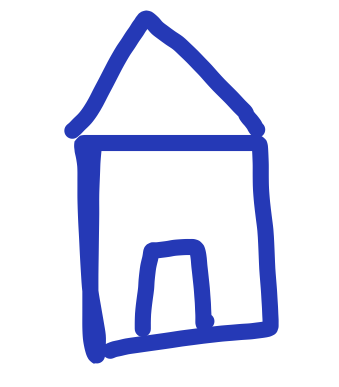
#> input picture resources/house.png, 339 x 387 px
$ jupyter execute '020.Contour Approximation.ipynb'   (shell and % lines are left out)   (older library calls are emulated)
#> lines starting #> are read from the running program, lines starting #| are printed output that depends on the picture; after the words box and inside, x2 and y2 are one past the last pixel; in counts of white or black regions, pixels touching at a corner belong together
### notebook_util.py
from functools import partial

def imshow(cv2, name, input, fig_size=None, cmap="gray"):
    """
    params:
        name - The "title" that would show on OpenCv window.
        input - the input data
        **the two params are the existing parameters in opencv.imshow**
        fig_size - receives a tuple for the image size to be printed in the notebook
        cmap - a matplotlib-compliant color map code to use in our image
    """
    ## by default, we'll infer the image rendering size by the input shape
    ## assuming a density of 80 dpi
    if fig_size is None:
        dpi = 80
        im_data = input
        try:
            height, width, depth = im_data.shape
        except:
            height, width = im_data.shape
        fig_size = width / float(dpi), height / float(dpi)

    try:
        input = cv2.cvtColor(input,cv2.COLOR_BGR2RGB)
    except :
        input = input

    import matplotlib.pyplot as plt
    get_ipython().magic(u'matplotlib inline')

    fig, ax = plt.subplots(figsize=fig_size)
    print("Showing Image: {}".format(name))
    ax.imshow(input, interpolation='none', aspect="auto", cmap=cmap)
    plt.show()

def override_imshow(cv2):
    ## from now on, cv2.imshow will call our function instead.
    cv2.imshow = partial(imshow, cv2)

### 020.Contour Approximation.ipynb
[cell 1]
import notebook_util
import cv2
from matplotlib import pyplot as plt
import numpy as np
notebook_util.override_imshow(cv2)

[cell 2]
image_data = cv2.imread('resources/house.png')
#> image_data is the input picture: shape (387, 339, 3); mean B, G, R 243.2, 223, 219.8
work_image = image_data.copy()
cv2.imshow('Original Image', work_image)

[cell 3]
# Grayscale and binarize
gray = cv2.cvtColor(image_data, cv2.COLOR_BGR2GRAY)
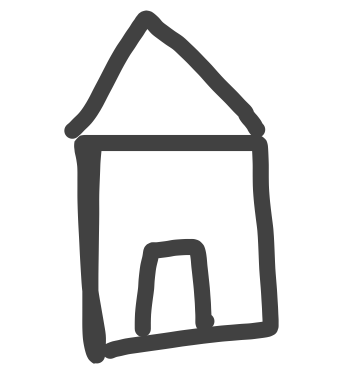
#> gray: shape (387, 339); min 65, max 255, mean 224.3
ret, thresh = cv2.threshold(gray, 127, 255, cv2.THRESH_BINARY_INV)
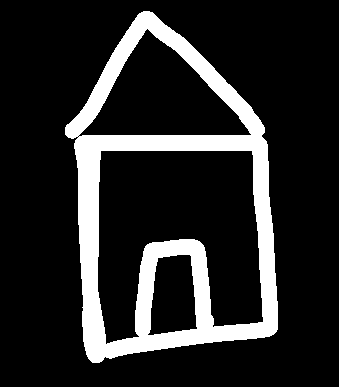
#> thresh: shape (387, 339); 15.9% white; 1 white region
#cv2.imshow("",thresh)

[cell 4]
# Find contours
_, contours, hierarchy = cv2.findContours(thresh.copy(), cv2.RETR_LIST, cv2.CHAIN_APPROX_NONE)
#> contours = 5 contours, 1 with area under 20; largest, box (x1, y1, x2, y2) and area: (65, 11, 278, 363) 54885, (97, 150, 264, 345) 22434, (78, 28, 252, 137) 9618, (147, 254, 198, 336) 3181

# Iterate through each contour and compute the bounding rectangle
for i, c in enumerate(contours):
    work_image = image_data.copy()
    x,y,w,h = cv2.boundingRect(c)
    cv2.rectangle(work_image,(x,y),(x+w,y+h),(0,0,255),2)
    cv2.imshow('Bounding Rectangle {}'.format(i), work_image, (3,3))
#> this loop made 5 passes
#> (x, y, w, h) on passes 1, 2, 4, 5: (147, 254, 51, 82), (97, 150, 167, 195), (78, 28, 174, 109), (65, 11, 213, 352)
#> (c, x, y, w, h) on pass 3: ([[77, 136], [78, 135], [79, 136], [78, 137]], 77, 135, 3, 3)
#| Showing Image: Bounding Rectangle 0
#| Showing Image: Bounding Rectangle 1
#| Showing Image: Bounding Rectangle 2
#| Showing Image: Bounding Rectangle 3
#| Showing Image: Bounding Rectangle 4
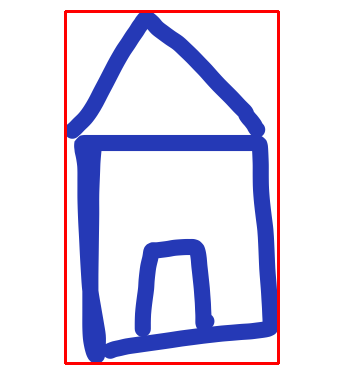
#> work_image: shape (387, 339, 3); mean B, G, R 236.7, 216.6, 219.9

[cell 5]
work_image = image_data.copy()

# Iterate through each contour and compute the approx contour
for c in contours:
    # Calculate accuracy as a percent of the contour perimeter
    accuracy = 0.03 * cv2.arcLength(c, True)
    approx = cv2.approxPolyDP(c, accuracy, True)
    cv2.drawContours(work_image, [approx], 0, (0, 255, 0), 2)
    cv2.imshow('Approx Poly DP', work_image, (3,3))
#> this loop made 5 passes
#> (accuracy, approx) on passes 1, 3, 4: (7.33, [[189, 254], [197, 328], [148, 335], [157, 258]]), (0.17, [[77, 136], [78, 135], [79, 136], [78, 137]]), (13.87, [[78, 135], [147, 28], [251, 134]])
#> accuracy on passes 2, 5: 25.81, 29.85
#| Showing Image: Approx Poly DP
#| Showing Image: Approx Poly DP
#| Showing Image: Approx Poly DP
#| Showing Image: Approx Poly DP
#| Showing Image: Approx Poly DP
#> pass 2, in imshow (call 8), `input = cv2.cvtColor(input,cv2.COLOR_BGR2RGB)`:
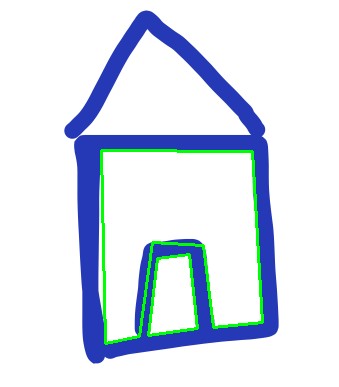
#> input: shape (387, 339, 3); mean R, G, B 216.6, 225.7, 238.1
#> after the loop:
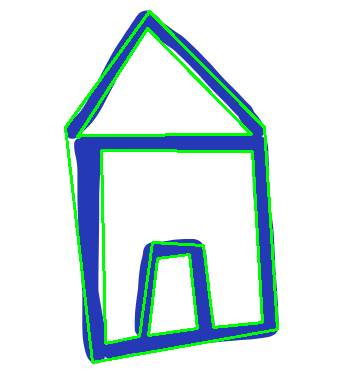
#> work_image: shape (387, 339, 3); 5.64% of pixels changed, all inside (x1, y1, x2, y2) = (64, 10, 279, 364)

$ run again, with resources/flower2.png copied over resources/house.png
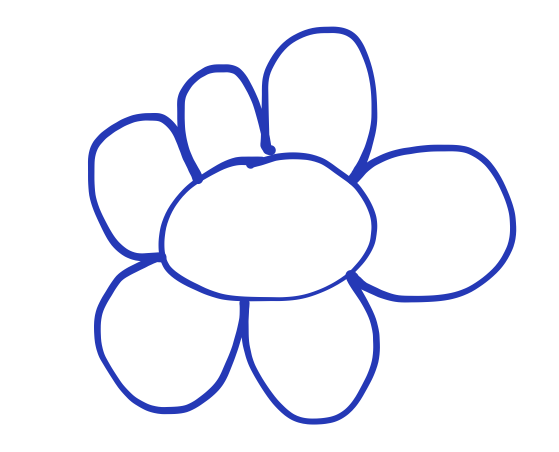
#> input picture resources/flower2.png, 559 x 452 px
#> image_data is the input picture: shape (452, 559, 3); mean B, G, R 250.3, 242.3, 241
#> `ret, thresh = cv2.threshold(gray, 127, 255, cv2.THRESH_BINARY_INV)`:
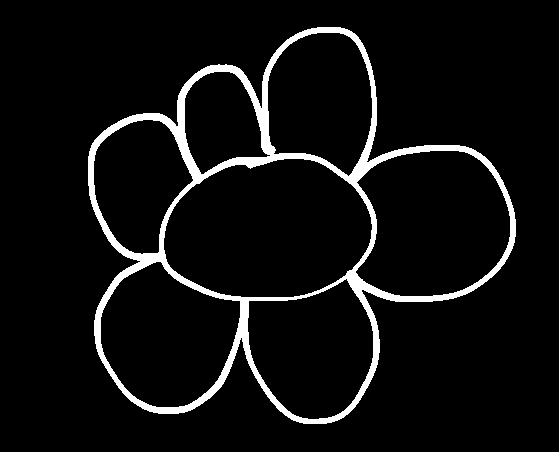
#> thresh: shape (452, 559); 6.1% white; 1 white region
#> contours = 8 contours; box (x1, y1, x2, y2) and area: (88, 27, 516, 424) 108578, (163, 158, 373, 298) 22932, (355, 150, 511, 297) 17946, (100, 261, 241, 408) 14406, (247, 278, 374, 420) 12995, (267, 32, 373, 177) 11754, (93, 119, 194, 255) 9240, (184, 71, 271, 175) 6006
#> the loop `for i, c in enumerate(contours):` made 8 passes
#> (x, y, w, h) on passes 1 to 8: (247, 278, 127, 142), (100, 261, 141, 147), (163, 158, 210, 140), (355, 150, 156, 147), (93, 119, 101, 136), (184, 71, 87, 104), (267, 32, 106, 145), (88, 27, 428, 397)
#> (printed output is left out)
#> the loop `for c in contours:` made 8 passes
#> accuracy on passes 1 to 8: 13.59, 14.19, 17.69, 16.1, 11.69, 9.72, 13.03, 53.43
#> (printed output is left out)
#> after the loop `for c in contours:`:
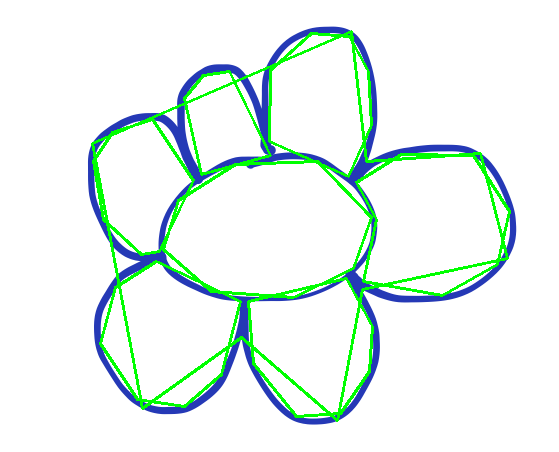
#> work_image: shape (452, 559, 3); 4.79% of pixels changed, all inside (x1, y1, x2, y2) = (91, 30, 511, 422)
